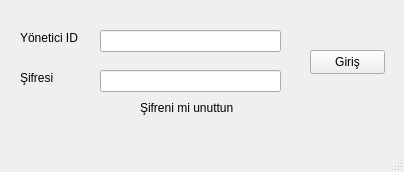
<?xml version="1.0" encoding="UTF-8"?>
<ui version="4.0">
 <class>mngLoginWindow</class>
 <widget class="QMainWindow" name="mngLoginWindow">
  <property name="geometry">
   <rect>
    <x>0</x>
    <y>0</y>
    <width>404</width>
    <height>172</height>
   </rect>
  </property>
  <property name="windowTitle">
   <string>Login</string>
  </property>
  <widget class="QWidget" name="centralwidget">
   <widget class="QPushButton" name="pushButton">
    <property name="geometry">
     <rect>
      <x>310</x>
      <y>50</y>
      <width>75</width>
      <height>24</height>
     </rect>
    </property>
    <property name="text">
     <string>Giriş</string>
    </property>
   </widget>
   <widget class="QLineEdit" name="lineEdit">
    <property name="geometry">
     <rect>
      <x>100</x>
      <y>30</y>
      <width>181</width>
      <height>22</height>
     </rect>
    </property>
   </widget>
   <widget class="QLineEdit" name="lineEdit_2">
    <property name="geometry">
     <rect>
      <x>100</x>
      <y>70</y>
      <width>181</width>
      <height>22</height>
     </rect>
    </property>
   </widget>
   <widget class="QLabel" name="label">
    <property name="geometry">
     <rect>
      <x>20</x>
      <y>30</y>
      <width>71</width>
      <height>16</height>
     </rect>
    </property>
    <property name="text">
     <string>Yönetici ID</string>
    </property>
   </widget>
   <widget class="QLabel" name="label_2">
    <property name="geometry">
     <rect>
      <x>20</x>
      <y>70</y>
      <width>61</width>
      <height>16</height>
     </rect>
    </property>
    <property name="text">
     <string>Şifresi</string>
    </property>
   </widget>
   <widget class="QLabel" name="label_3">
    <property name="geometry">
     <rect>
      <x>140</x>
      <y>100</y>
      <width>121</width>
      <height>16</height>
     </rect>
    </property>
    <property name="text">
     <string>Şifreni mi unuttun</string>
    </property>
   </widget>
  </widget>
  <widget class="QMenuBar" name="menubar">
   <property name="geometry">
    <rect>
     <x>0</x>
     <y>0</y>
     <width>404</width>
     <height>22</height>
    </rect>
   </property>
  </widget>
  <widget class="QStatusBar" name="statusbar"/>
 </widget>
 <resources/>
 <connections/>
</ui>
